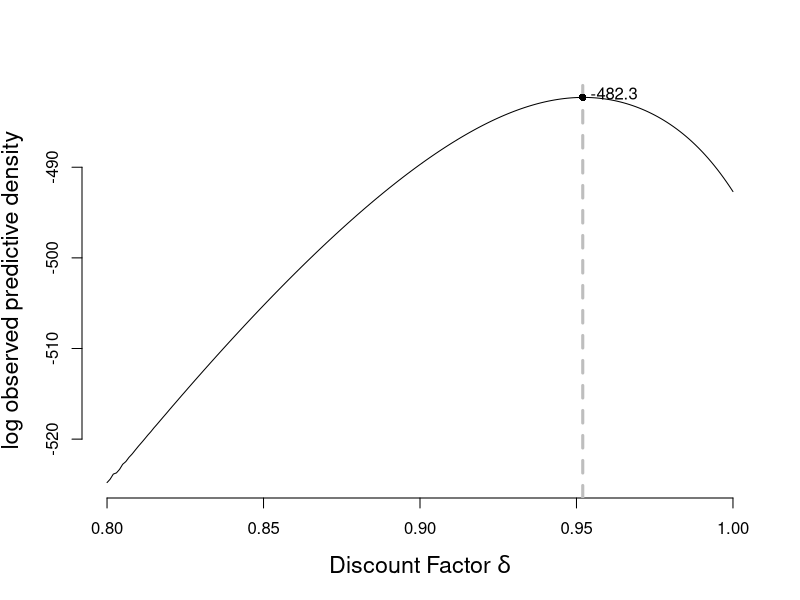
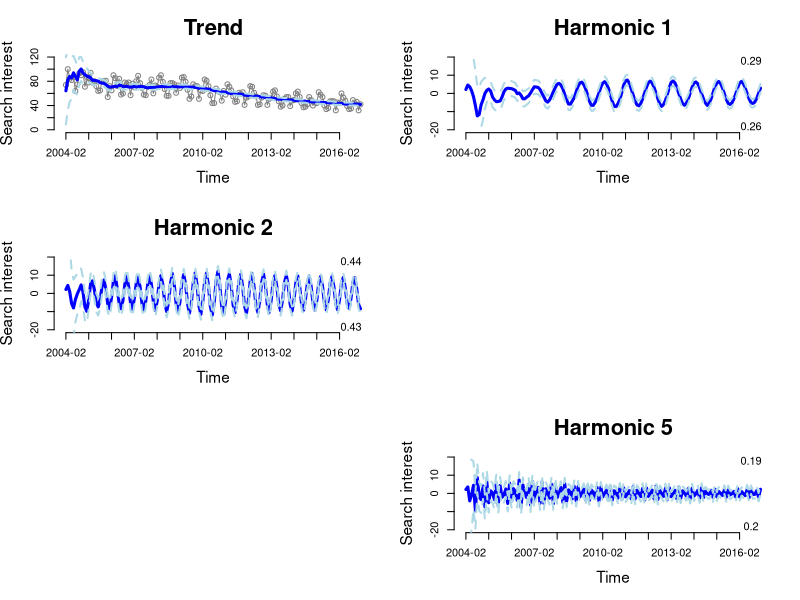
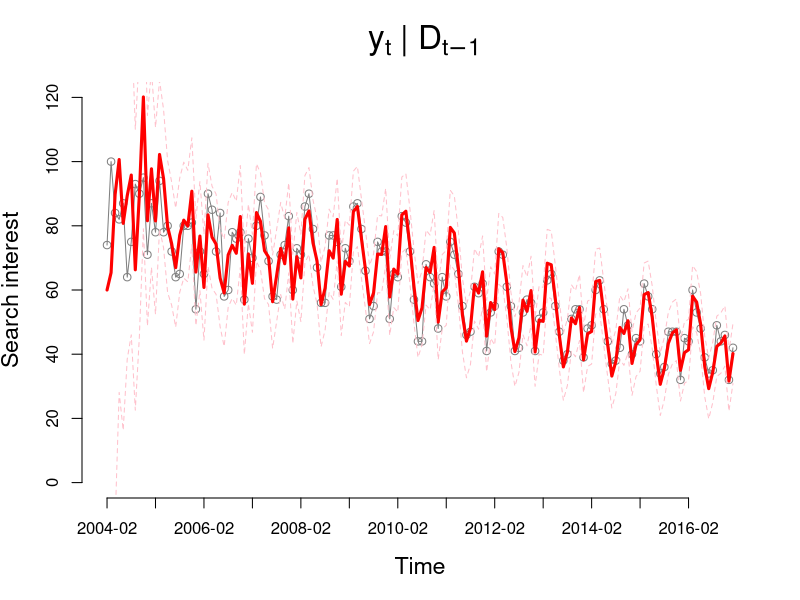
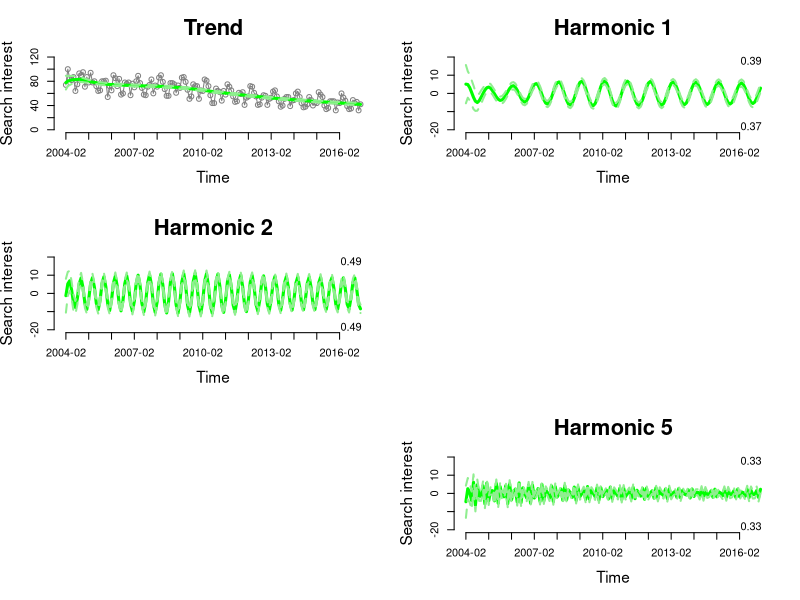
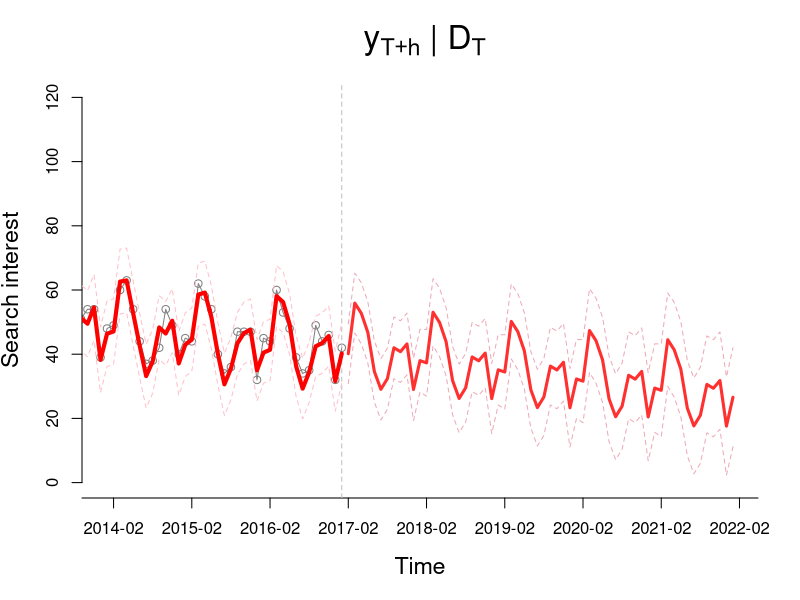

Write the R code that produced these figures, in order.
##### Model M1
library(Matrix)
### Part 1
y = read.csv("./googletrendsUCSC.csv")[,2]
times = read.csv("./googletrendsUCSC.csv")[,1]

substrRight = function(x, n)
    substr(x, nchar(x)-n+1, nchar(x))

times = unique(c(as.character(times),
    sort(paste0(2017:2024,"-",rep(substrRight(paste0("0", 1:12), 2), each = length(2017:2024))))))

x.ind = round(seq(1, length(y), by = 12))
#as.numeric(times)

Gj = function(j, p)
    matrix(c(cos(2*pi*j/p), -sin(2*pi*j/p), sin(2*pi*j/p), cos(2*pi*j/p)), 2, 2)

#F.vec = matrix(c(c(1,0), rep(c(1,0), 12/2 - 1), 1), ncol = 1)
#G.mat = as.matrix(bdiag(matrix(c(1,0,1,1),2,2),
#    Gj(1, 12), Gj(2, 12), Gj(3, 12), Gj(4, 12), Gj(5, 12), -1))

F.vec = matrix(c(c(1,0), rep(c(1,0), 3), 1), ncol = 1)
G.mat = as.matrix(bdiag(matrix(c(1,0,1,1),2,2),
    Gj(1, 12), Gj(2, 12), Gj(5, 12), -1))

# F.vec = matrix(1, 1, 1)
# G.mat = matrix(1, 1, 1)

dat = list("y" = y, "F" = F.vec, "G" = G.mat)

### Part 2
get.vals = function(dat, delta, m0, C0, n0, d0){
    y = dat$y
    F.vec = dat$F
    G.mat = dat$G
    n = length(y)
    p = length(m0)

    Rt = array(0, c(n+1, p, p))
    qt = double(n+1)
    At = matrix(0, n+1, p)
    ft = double(n+1)
    et = double(n+1)
    mt = matrix(0, n+1, p)
    nt = double(n+1)
    dt = double(n+1)
    st = double(n+1)
    Ct = array(0, c(n+1, p, p))

    mt[1,] = m0
    Ct[1,,] = C0
    nt[1] = n0
    dt[1] = d0
    st[1] = dt[1] / nt[1]

    for (i in 2:(n+1)){
#       Rt[i,,] = G.mat %*% Ct[i-1,,] %*% t(G.mat) + (1-delta)/delta*Ct[i-1,,]
        Rt[i,,] = 1/delta * G.mat %*% Ct[i-1,,] %*% t(G.mat)
        qt[i] = t(F.vec) %*% Rt[i,,] %*% F.vec + st[i-1]
        At[i,] = (Rt[i,,] %*% F.vec)/qt[i]   
        ft[i] = t(F.vec) %*% G.mat %*% mt[i-1,]
        et[i] = y[i-1] - ft[i]
        mt[i,] = G.mat %*% mt[i-1,] + At[i,] * et[i]
        nt[i] = nt[i-1] + 1
        dt[i] = dt[i-1] + st[i-1]*(et[i]^2) / qt[i]
        st[i] = st[i-1] + st[i-1] / nt[i]*( (et[i]^2) / qt[i] - 1)
        Ct[i,,] = (st[i] / st[i-1])*(Rt[i,,] - At[i,] %*% t(At[i,]) * qt[i])
        }

    
    return (list("Rt"=Rt[-1,,], "qt"=qt[-1], "At"=At[-1,],
        "ft"=ft[-1], "et"=et[-1], "mt"=mt[-1,], "nt"=nt[-1],
        "dt"=dt[-1], "st"=st[-1], "Ct"=Ct[-1,,], "delta"=delta,
        "m0"=m0, "C0"=C0, "n0"=n0, "d0"=d0))
    }
obs.pred.dens = function(dat, params){
    y = dat$y
    F.vec = dat$F
    G.mat = dat$G
    df = c(params$n0, params$nt[-length(params$nt)])
    mu = params$ft
    sig2 = params$qt
    out = lgamma((df+1)/2) - lgamma(df/2) - 1/2*log(df*pi*sig2) -
        (df+1)/2*log(1+(y - mu)^2 / (df*sig2))
    return (sum(out))
    }
smooth = function(dat, params){
    y = dat$y
    F.vec = dat$F
    G.mat = dat$G
    G.inv = solve(G.mat)
    n = length(y)
    p = length(F.vec)
    delta = params$delta
    out.at = matrix(0, n, p)
    out.Rt = array(0, c(n, p, p))
    out.at[n,] = params$mt[n,]
    out.Rt[n,,] = params$Ct[n,,]
    for (i in (n-1):1){
        out.at[i,] = (1-delta)*params$mt[i,] + delta*(G.inv %*% out.at[i+1,])
        out.Rt[i,,] = (1-delta)*params$Ct[i,,] + delta^2*(G.inv %*% out.Rt[i+1,,] %*% t(G.inv))
        }
    return (list("at.s"=out.at, "Rt.s"=out.Rt))
    }
forecast = function(dat, params, h = 12){
    y = dat$y
    F.vec = dat$F
    G.mat = dat$G
    n = length(y)
    p = length(F.vec)
    delta = params$delta

#   at.p = rep(params$mt[n], h)
#   Rt.p = (1/delta^(1:h))*params$Ct[n]
#   ft.p = rep(params$mt[n], h)
#   qt.p = Rt.p + params$St[n]
#   return (list("at.p"=at.p, "Rt.p"=Rt.p,
#       "ft.p"=ft.p, "Qt.p"=Qt.p))

    at.p = matrix(0, h+1, p)
    Rt.p = array(0, c(h+1, p, p))
    ft.p = double(h+1)
    qt.p = double(h+1)

    at.p[1,] = params$mt[n,]
    Rt.p[1,,] = params$Ct[n,,]
    for (i in 2:(h+1)){
        at.p[i,] = G.mat %*% at.p[i-1,]
        Rt.p[i,,] = G.mat %*% (Rt.p[i-1,,] + (1-delta)/delta*params$Ct[n,,]) %*% t(G.mat)
        ft.p[i] = t(F.vec) %*% at.p[i,]
        qt.p[i] = t(F.vec) %*% Rt.p[i,,] %*% F.vec + params$st[n]
        }
    return (list("at.p"=at.p[-1,], "Rt.p"=Rt.p[-1,,],
        "ft.p"=ft.p[-1], "qt.p"=qt.p[-1]))
    }

# Priors
n = length(dat$y)
p = length(F.vec)
m0 = double(p)
m0[1] = 60
C0 = 200*diag(p)
n0 = 1
d0 = 100

#p = 1
#m0 = 60
#C0 = 200

# Optimal discount factor
del = seq(0.80, 1, by = 0.001)
opd = double(length(del))
for (i in 1:length(del)){
    out = get.vals(dat, delta = del[i], m0 = m0, C0 = C0, n0 = n0, d0 = d0)
    opd[i] = obs.pred.dens(dat, out)
    }
(d.max = del[which.max(opd)])

pdf("./figs/m2_discount.pdf", height = 8, width = 8)
par(mfrow = c(1,1), mar = c(5.1, 4.1, 4.1, 2.1))
plot(del, opd, type='l', ylab = "log observed predictive density", bty = 'n',
    xlab = "Discount Factor" ~ delta, cex.lab = 1.4, cex.main = 2)
abline(v = del[which.max(opd)], lty = 2, col = 'gray', lwd = 3)
points(d.max, max(opd), pch = 16)
text(d.max+0.01, max(opd) + 0.5, round(max(opd), 2))
dev.off()

out = get.vals(dat, delta = d.max, m0 = m0, C0 = C0, n0 = n0, d0 = d0)
spar = smooth(dat, out)         # Smoothing
h = 60
ppar = forecast(dat, out, h)    # Forecasting



## 1 (c)
## Marginal filtering distributions for polynomial trend and each harmonic
pdf("./figs/m2_components.pdf", width = 12, height = 16)
par(mfrow = c(3,2), mar = c(5.1, 4.1, 4.1, 2.1))
plot(y, bty='n', type='o', ylim = c(0, 120), col = 'gray50',
    xlab = "Time", ylab = "Search interest", cex.lab = 1.4, cex.main = 2,
    axes = FALSE, main = "Trend")
axis(2)
axis(1, at = x.ind, labels = times[x.ind])
center = out$mt[,1]
bound = sqrt(out$Ct[,1,1])*qt(0.975, out$nt)
lines(center, col = 'blue', lwd = 3)
lines(center + bound, col = 'lightblue', lwd = 2, lty = 2)
lines(center - bound, col = 'lightblue', lwd = 2, lty = 2)
j = 0
for (i in 1:3){
    j = j + 1
    if (i == 3){
        plot(0, type='n', axes = FALSE, xlab = "", ylab = "")
        plot(0, type='n', axes = FALSE, xlab = "", ylab = "")
        j = 5
        }
    plot(0, bty='n', type='n', xlim = c(1,n), ylim = c(-20, 20),
        xlab = "Time", ylab = "Search interest", cex.lab = 1.4, cex.main = 2,
        axes = FALSE, main = paste("Harmonic", j))
    axis(2)
    axis(1, at = x.ind, labels = times[x.ind])
    center = out$mt[,2*i+1]
    bound = sqrt(out$Ct[,2*i+1,2*i+1])*qt(0.975, out$nt)
    lines(center, col = 'blue', lwd = 3)
    lines(center + bound, col = 'lightblue', lwd = 2, lty = 2)
    lines(center - bound, col = 'lightblue', lwd = 2, lty = 2)
    text(n-5, 18, round(mean(center + bound < 0), 2))
    text(n-5, -18, round(mean(center - bound > 0), 2))
    }
par(mfrow = c(1,1), mar = c(5.1, 4.1, 4.1, 2.1))
dev.off()

## One-step ahead
pdf("./figs/m2_onestep.pdf", width = 12, height = 8)
par(mfrow = c(1,1), mar = c(5.1, 4.1, 4.1, 2.1))
plot(y, bty='n', type='o', ylim = c(0, 120), col = 'gray50',
    xlab = "Time", ylab = "Search interest", cex.lab = 1.4, cex.main = 2,
    axes = FALSE, main = ~ y[t] ~ "|" ~ D[t-1] )
axis(2)
axis(1, at = x.ind, labels = times[x.ind])
lines(out$ft, col = 'red', lwd = 3)
lines(out$ft + sqrt(out$qt)*qt(0.975, out$nt-1), col = 'pink', lwd = 1, lty = 2)
lines(out$ft - sqrt(out$qt)*qt(0.975, out$nt-1), col = 'pink', lwd = 1, lty = 2)
dev.off()

## Marginal smoothing distributions for polynomial trend and each harmonic
pdf("./figs/m2_smooth_components.pdf", width = 12, height = 16)
par(mfrow = c(3,2), mar = c(5.1, 4.1, 4.1, 2.1))
plot(y, bty='n', type='o', ylim = c(0, 120), col = 'gray50',
    xlab = "Time", ylab = "Search interest", cex.lab = 1.4, cex.main = 2,
    axes = FALSE, main = "Trend")
axis(2)
axis(1, at = x.ind, labels = times[x.ind])
center = spar$at.s[,1]
bound = sqrt(out$st[n] / out$st * spar$Rt.s[,1,1]) * qt(0.975, out$nt)
lines(center, col = 'green', lwd = 3)
lines(center + bound, col = 'lightgreen', lwd = 2, lty = 2)
lines(center - bound, col = 'lightgreen', lwd = 2, lty = 2)
j = 0
for (i in 1:3){
    j = j + 1
    if (i == 3){
        plot(0, type='n', axes = FALSE, xlab = "", ylab = "")
        plot(0, type='n', axes = FALSE, xlab = "", ylab = "")
        j = 5
        }
    plot(0, bty='n', type='n', xlim = c(1,n), ylim = c(-20, 20),
        xlab = "Time", ylab = "Search interest", cex.lab = 1.4, cex.main = 2,
        axes = FALSE, main = paste("Harmonic", j))
    axis(2)
    axis(1, at = x.ind, labels = times[x.ind])
    center = spar$at.s[,2*i+1]
    bound = sqrt(out$st[n] / out$st * spar$Rt.s[,2*i+1,2*i+1]) * qt(0.975, out$nt)
    lines(center, col = 'green', lwd = 3)
    lines(center + bound, col = 'lightgreen', lwd = 2, lty = 2)
    lines(center - bound, col = 'lightgreen', lwd = 2, lty = 2)
    text(n-5, 18, round(mean(center + bound < 0), 2))
    text(n-5, -18, round(mean(center - bound > 0), 2))
    }
par(mfrow = c(1,1), mar = c(5.1, 4.1, 4.1, 2.1))
dev.off()

## 5-year forecast
pdf("./figs/m2_forecast.pdf", width = 12, height = 8)
par(mfrow = c(1,1), mar = c(5.1, 4.1, 4.1, 2.1))
plot(1:(n+h), c(dat$y, rep(NA, h)), bty='n', type='o', ylim = c(0, 120), col = 'gray50',
    xlab = "Time", ylab = "Search interest", cex.lab = 1.4, cex.main = 2,
    axes = FALSE, main = ~ y[T+h] ~ "|" ~ D[T], xlim = c(n-36, n + h))
axis(2)
axis(1, at = seq(1, n+h*12, by = 12), labels = times[seq(1, n+h*12, by = 12)])
abline(v = n, lty=2, col = 'gray')
lines(out$ft, col = 'red', lwd = 4)
lines(out$ft + sqrt(out$qt)*qt(0.975, out$nt-1), col = 'pink', lwd = 1, lty = 2)
lines(out$ft - sqrt(out$qt)*qt(0.975, out$nt-1), col = 'pink', lwd = 1, lty = 2)
lines((n+1):(n+h), ppar$ft.p, col = 'firebrick1', lwd = 3)
lines((n+1):(n+h), ppar$ft.p + sqrt(ppar$qt.p)*qt(0.975, out$nt[n]),
    col = 'pink2', lwd = 1, lty = 2)
lines((n+1):(n+h), ppar$ft.p - sqrt(ppar$qt.p)*qt(0.975, out$nt[n]),
    col = 'pink2', lwd = 1, lty = 2)
dev.off()

